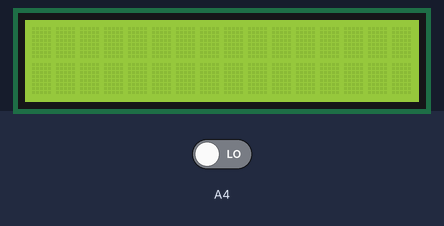
A sketch run on a simulated Arduino Uno, built with avr-gcc and run on an emulated ATmega328P. Parts: 16×2 character LCD. The test bench sets the inputs (shaded band); at power-on: A4 LOW.

Above: at 1.2 s.
1.3 s: A4 driven HIGH
At 1.41 s:
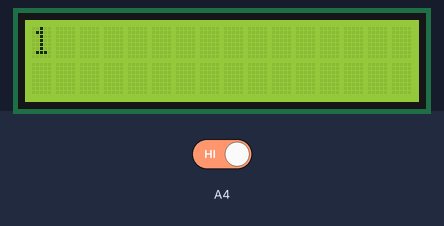
At 1.77 s:
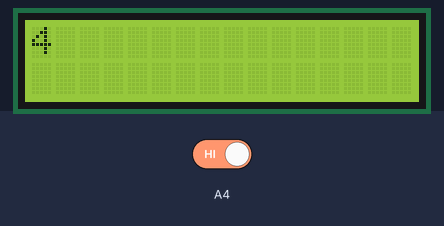
Timing chart, 0 to 4.3 s (numbered marks = the images above; inputs shaded):
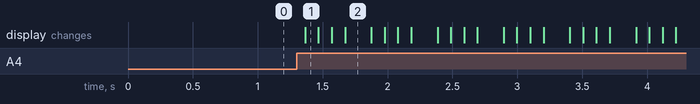

The sketch:

number_operation.ino
```cpp
#include <LiquidCrystal.h>
LiquidCrystal Lcd(13,12,8,7,4,2);
int a=0,value;
void setup()
{
  pinMode(A4,INPUT);
  Lcd.begin(16,2);
}
void loop()
{
  value=digitalRead(A4);
  if(value==HIGH)
  {
    a=a+1;
  }
  if(a==5)
  {
    a=0;
  }

  switch(a)
  {
  case 1:
    Lcd.clear();
    Lcd.setCursor(0,0);
    Lcd.print("1");
    break;
  case 2:
    Lcd.clear();
    Lcd.setCursor(0,0);
    Lcd.print("2");
    break;
  case 3:
    Lcd.clear();
    Lcd.setCursor(0,0);
    Lcd.print("3");
    break;
  case 4:
    Lcd.clear();
    Lcd.setCursor(0,0);
    Lcd.print("4");
    break;
  }
  delay(100);
}
```

Measured:
- after the input at 1.3 s, the display: changes after 0.07 s (image 1)
